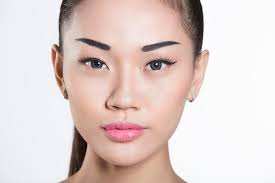
#> input picture FaceDetection/girl_image.jpg, 275 x 183 px
$ python facedetection1.py
#> lines starting #> are read from the running program, lines starting #| are printed output that depends on the picture; after the words box and inside, x2 and y2 are one past the last pixel; in counts of white or black regions, pixels touching at a corner belong together
import cv2
import matplotlib.pyplot as plt


# PARAMETERS FOR FACE DETECTION
#
#  cascadeClassifier.detectMultiScale(image, faceDetections, scaleFactor, minNeighbors, flags, minSize, maxSize)
#
# 1.) scaleFactor: Since some faces may be closer to the camera, they would appear bigger
# 		 than other faces in the background -> the scale factor compensates for this
#
#			Specifying how much the image size is reduced at each image scale
#
# 			The model has a fixed size defined during training: in the haarcascade_frontalface_alt.xml file !!!
# 			By rescaling the input image, you can resize a larger face to a smaller one,
# 				 making it detectable by the algorithm
#
# 		Value: 1.1 - 1.4
# 			Small -> algorithm will be slow since it is more thorough
# 			High -> faster detection with the risk of missing some faces altogether
#
#  2.) minNeighbors: specifying how many neighbors each candidate rectangle should have to retain it
#  			Value interval: ~ 3-6
#  				Higher values -> less detections but with higher quality !!!
#
#  3.) flags: kind of a heuristic
#  		Reject some image regions that contain too few or too much edges
#  			 and thus can not contain the searched object
#
#  4.) minSize: objects smaller than that are ignored !!!
#  			We can specify what is the smallest object we want to recognize
#  					[30x30] is the standard
#
#  5.) maxSize: objects larger than that are ignored !!!

# OpenCV has a lot of pre-trained classifiers for face detection, eye detection etc
# several positive and negative samples to train the model (Viola - jones algorithm)

cascade_classifier = cv2.CascadeClassifier('haarcascade_frontalface_alt.xml')

image = cv2.imread('girl_image.jpg')
#> image is the input picture: shape (183, 275, 3); mean B, G, R 205.3, 209, 225.1


# transforming hte orginal image into gray scale
gray_image = cv2.cvtColor(image, cv2.COLOR_BGR2GRAY)
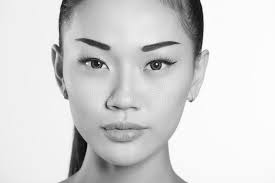
#> gray_image: shape (183, 275); min 6, max 255, mean 213.3

detected_faces = cascade_classifier.detectMultiScale(gray_image, scaleFactor=1.1, minNeighbors=10, minSize=(30, 30))
#> detected_faces = [[56, 10, 142, 142]]

for (x,y, width, height) in detected_faces:
    cv2.rectangle(image, (x,y), (x+width, y+height), (0,0,255), 1)
#> this loop made 1 pass
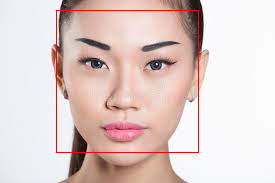
#> image: shape (183, 275, 3); 1.13% of pixels changed, all inside (x1, y1, x2, y2) = (56, 10, 199, 153)

# OpenCV uses BGR and matplotlib uses RGB
plt.imshow(cv2.cvtColor(image, cv2.COLOR_BGR2RGB))
plt.show()
